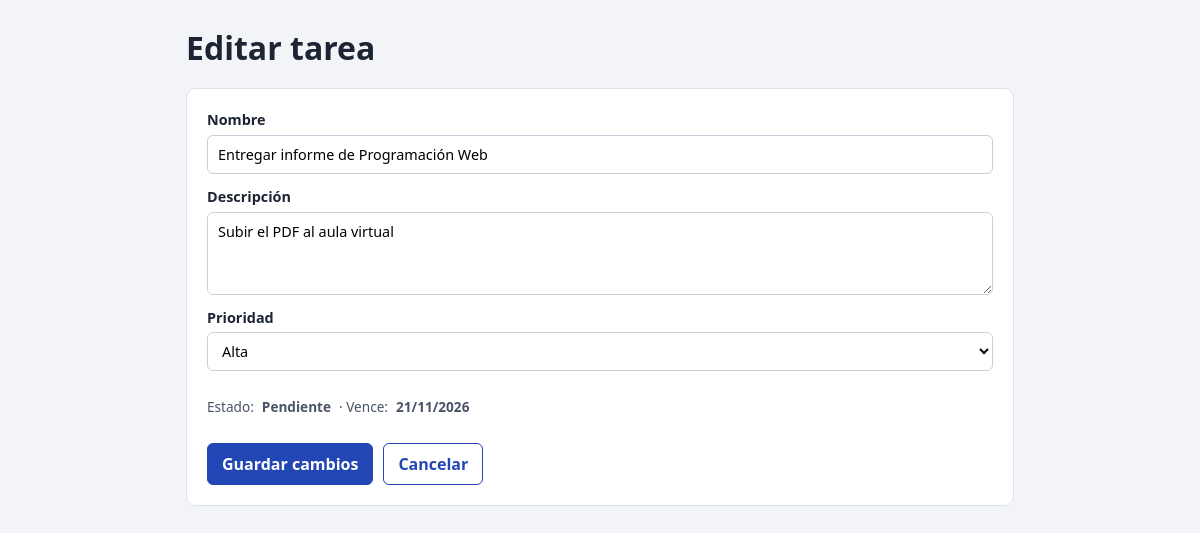
The page /caso-practico-tareas/editar.php?id=1 on the database its author committed.
### tables this page shows
CREATE TABLE IF NOT EXISTS tareas (
  id          INT AUTO_INCREMENT PRIMARY KEY,
  nombre      VARCHAR(100) NOT NULL,
  descripcion TEXT,
  prioridad   ENUM('baja', 'media', 'alta') NOT NULL,
  estado      ENUM('pendiente', 'atrasada', 'completada') NOT NULL DEFAULT 'pendiente',
  fecha_fin   DATE NOT NULL
);

### caso-practico-tareas/conexion.php (called while the page is built, shortened)
<?php
function e($texto)
{
    return htmlspecialchars((string) $texto, ENT_QUOTES, 'UTF-8');
}

### caso-practico-tareas/editar.php (the view, shortened to what this page needs)
<?php
require 'conexion.php';
$id = (int) ($_GET['id'] ?? 0);
$consulta = $pdo->prepare('SELECT * FROM tareas WHERE id = ?');
$consulta->execute([$id]);
$tarea = $consulta->fetch();
?>
<!DOCTYPE html>
<html lang="es">
<head>
    <link rel="stylesheet" href="estilos.css">
</head>
<body>
<main class="contenedor">
    <h1>Editar tarea</h1>
    <section class="panel">
        <form action="guardar.php" method="post" class="formulario">
            <label>Nombre
                <input type="text" name="nombre" maxlength="100" required value="<?= e($tarea['nombre']) ?>">
            </label>
            <label>Descripción
                <textarea name="descripcion" rows="3"><?= e($tarea['descripcion']) ?></textarea>
            </label>
            <label>Prioridad
                <select name="prioridad" required>
                    <?php foreach (PRIORIDADES as $valor): ?>
                        <option value="<?= $valor ?>" <?= $tarea['prioridad'] === $valor ? 'selected' : '' ?>><?= ucfirst($valor) ?></option>
                    <?php endforeach; ?>
                </select>
            </label>
            <p class="datos">
                Estado: <strong><?= ucfirst(e($tarea['estado'])) ?></strong> ·
                Vence: <strong><?= date('d/m/Y', strtotime($tarea['fecha_fin'])) ?></strong>
            </p>
            <div class="fila-botones">
                <button type="submit">Guardar cambios</button>
                <a class="boton secundario" href="index.php">Cancelar</a>
            </div>
        </form>
    </section>
</main>
</body>
</html>

### caso-practico-tareas/estilos.css (style rules this page uses)
* { box-sizing: border-box; }
body { margin: 0; background: #f2f4f7; color: #1d2433; font-family: "Segoe UI", Arial, sans-serif; line-height: 1.5; }
.contenedor { max-width: 860px; margin: 0 auto; padding: 24px 16px 48px; }
h1 { margin: 0 0 16px; }
.panel { background: #fff; border: 1px solid #dde2ea; border-radius: 10px; padding: 20px; margin-bottom: 20px; }
.formulario { display: grid; gap: 12px; }
.fila-botones { display: flex; gap: 10px; align-items: center; }
label { display: grid; gap: 4px; font-weight: 600; font-size: .9rem; }
input, select, textarea { font: inherit; font-weight: 400; padding: 8px 10px; border: 1px solid #c7cfdb; border-radius: 6px; background: #fff; }
textarea { resize: vertical; }
button, .boton { font: inherit; font-weight: 600; padding: 8px 14px; border: 1px solid #2346b5; border-radius: 6px; background: #2346b5; color: #fff; cursor: pointer; text-decoration: none; display: inline-block; }
.secundario { background: #fff; color: #2346b5; }
.datos { display: flex; flex-wrap: wrap; gap: 8px; align-items: center; font-size: .85rem; color: #4a5468; }

### rows shown on the page
tareas: nombre "Entregar informe de Programación Web", descripcion "Subir el PDF al aula virtual", prioridad "Alta", estado "Pendiente", fecha_fin "21/11/2026"
